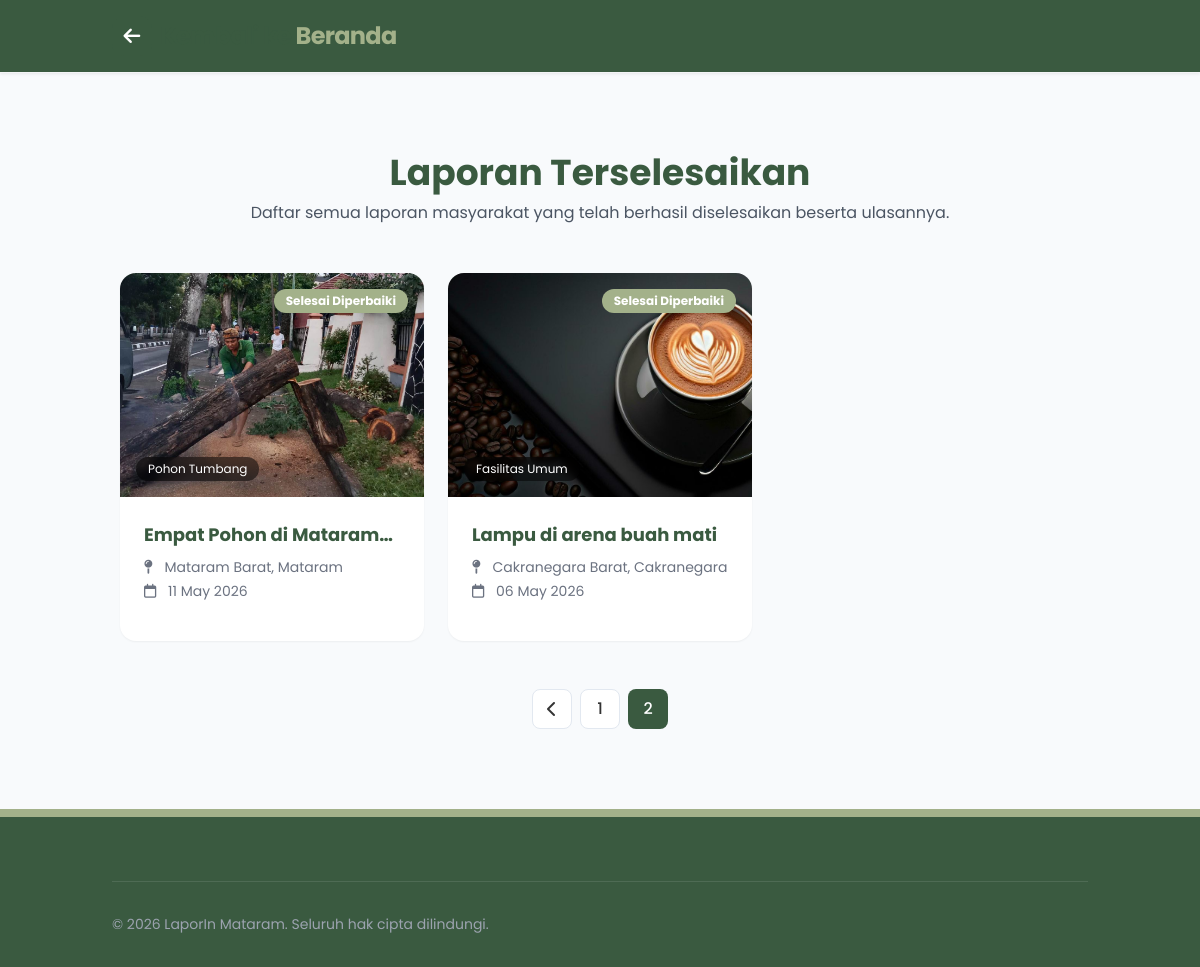
/semuaLaporan.php?page=2, run on the app's committed database.
### tables this page shows
CREATE TABLE `laporan` (
  `id` int(11) NOT NULL,
  `user_id` int(11) NOT NULL,
  `judul` varchar(100) NOT NULL,
  `kategori` varchar(50) NOT NULL,
  `deskripsi` text NOT NULL,
  `foto` varchar(255) DEFAULT NULL,
  `rating` int(1) DEFAULT NULL,
  `ulasan` text DEFAULT NULL,
  `alamat` text NOT NULL,
  `kecamatan` varchar(50) NOT NULL,
  `kelurahan` varchar(50) NOT NULL,
  `latitude` decimal(10,8) DEFAULT NULL,
  `longitude` decimal(11,8) DEFAULT NULL,
  `status` enum('Menunggu','Diproses','Selesai','Ditolak') DEFAULT 'Menunggu',
  `tanggal` timestamp NOT NULL DEFAULT current_timestamp()
);

### semuaLaporan.php (the view, shortened to what this page needs)
<?php
require __DIR__ . '/database/conection.php';
$limit = 6;
$page = isset($_GET['page']) ? (int)$_GET['page'] : 1;
$offset = ($page - 1) * $limit;
$total_query = $pdo->query("SELECT COUNT(*) FROM laporan WHERE status = 'Selesai'");
$total_rows = $total_query->fetchColumn();
$total_pages = ceil($total_rows / $limit);
$query_laporan = $pdo->prepare("SELECT laporan.*, users.nama as nama_pelapor FROM laporan JOIN users ON laporan.user_id = users.id WHERE status = 'Selesai' ORDER BY tanggal DESC LIMIT :limit OFFSET :offset");
$query_laporan->bindValue(':limit', $limit, PDO::PARAM_INT);
$query_laporan->bindValue(':offset', $offset, PDO::PARAM_INT);
$query_laporan->execute();
?>
<!DOCTYPE html>
<html lang="id">
<head>
    <script src="https://cdn.tailwindcss.com"></script>
    <link rel="stylesheet" href="https://cdnjs.cloudflare.com/ajax/libs/font-awesome/6.4.0/css/all.min.css">
    <link rel="stylesheet" href="src/style.css">
</head>
<body class="bg-graybg">
<nav class="navbar bg-primary" style="background-color: var(--primary) !important;">
    <div class="container">
        <div class="navbar__inner">
            <a href="index.php" class="navbar__brand" style="color: white !important;">
                <span class="navbar__logo-icon">
                    <i class="fa-solid fa-arrow-left"></i>
                </span>
                <span class="navbar__brand-text">Kembali ke <span>Beranda</span></span>
            </a>
        </div>
    </div>
</nav>
<section class="py-20">
    <div class="container mx-auto px-4 lg:px-8">
        <div class="mb-12 text-center">
            <h2 class="text-3xl lg:text-4xl font-bold text-primary mb-2">Laporan Terselesaikan</h2>
            <p class="text-gray-600">Daftar semua laporan masyarakat yang telah berhasil diselesaikan beserta ulasannya.</p>
        </div>
        <div class="grid grid-cols-1 md:grid-cols-2 lg:grid-cols-3 gap-6">
            <?php if($query_laporan->rowCount() > 0): ?>
                <?php while($laporan = $query_laporan->fetch()): ?>
                <div class="bg-white rounded-2xl overflow-hidden shadow-sm group">
                    <div class="relative h-56 overflow-hidden">
                        <?php if(!empty($laporan['foto'])): ?>
                        <img src="uploads/foto_laporan/<?php echo $laporan['foto']; ?>"
                            alt="<?php echo htmlspecialchars($laporan['judul']); ?>"
                            class="w-full h-full object-cover group-hover:scale-110 transition-transform duration-500">
                        <?php else: ?>
                        <div class="w-full h-full bg-slate-200 flex items-center justify-center">
                            <i class="fa-solid fa-image text-4xl text-slate-400"></i>
                        </div>
                        <?php endif; ?>
                        <div class="absolute top-4 right-4 bg-accent text-white text-xs font-bold px-3 py-1 rounded-full">Selesai Diperbaiki</div>
                        <div class="absolute bottom-4 left-4 bg-black/50 text-white text-xs px-3 py-1 rounded-full backdrop-blur-sm">
                            <?php echo htmlspecialchars($laporan['kategori']); ?>
                        </div>
                    </div>
                    <div class="p-6 flex flex-col h-[calc(100%-14rem)]">
                        <h3 class="font-bold text-lg text-primary mb-2 line-clamp-1"><?php echo htmlspecialchars($laporan['judul']); ?></h3>
                        <p class="text-sm text-gray-500 mb-1">
                            <i class="fa-solid fa-map-pin mr-2"></i>
                            <?php echo htmlspecialchars($laporan['kelurahan'] . ', ' . $laporan['kecamatan']); ?>
                        </p>
                        <p class="text-sm text-gray-500 mb-4">
                            <i class="fa-regular fa-calendar mr-2"></i>
                            <?php echo date('d F Y', strtotime($laporan['tanggal'])); ?>
                        </p>
                    </div>
                </div>
                <?php endwhile; ?>
            <?php else: ?>
                <p class="text-gray-400 col-span-1 md:col-span-2 lg:col-span-3 text-center py-8">Belum ada laporan yang diselesaikan.</p>
            <?php endif; ?>
        </div>
        <?php if($total_pages > 1): ?>
        <div class="flex justify-center mt-12 gap-2">
            <?php if($page > 1): ?>
                <a href="?page=<?php echo $page - 1; ?>" class="w-10 h-10 flex items-center justify-center rounded-lg font-medium bg-white text-dark hover:bg-accent hover:text-white border border-slate-200 transition-colors">
                    <i class="fa-solid fa-chevron-left"></i>
                </a>
            <?php endif; ?>
            <?php for($i=1; $i<=$total_pages; $i++): ?>
                <a href="?page=<?php echo $i; ?>" class="w-10 h-10 flex items-center justify-center rounded-lg font-medium transition-colors <?php echo ($i == $page) ? 'bg-primary text-white' : 'bg-white text-dark hover:bg-accent hover:text-white border border-slate-200'; ?>">
                    <?php echo $i; ?>
                </a>
            <?php endfor; ?>
        </div>
        <?php endif; ?>
    </div>
</section>
<footer class="footer">
    <div class="container">
        <div class="footer__bottom">
            <p>&copy; 2026 LaporIn Mataram. Seluruh hak cipta dilindungi.</p>
        </div>
    </div>
</footer>
</body>
</html>

### src/style.css (style rules this page uses)
:root { --primary: #3a5a40; --primary-dark: #2b4330; --accent: #a3b18a; --white: #ffffff; --graybg: #f8fafc; --gray-100: #f3f4f6; --gray-200: #e5e7eb; --gray-300: #d1d5db; --gray-400: #9ca3af; --gray-500: #6b7280; --gray-600: #4b5563; --dark: #1e293b; --font: "Poppins", sans-serif; --radius-sm: 12px; --radius-md: 16px; --radius-lg: 24px; --radius-full: 9999px; --shadow-sm: 0 1px 3px rgba(0, 0, 0, 0.08); --shadow-md: 0 4px 16px rgba(0, 0, 0, 0.1); --shadow-lg: 0 10px 40px rgba(0, 0, 0, 0.13); --transition: all 0.3s ease; }
*, *::before, *::after { box-sizing: border-box; margin: 0; padding: 0; }
html { scroll-behavior: smooth; }
body { font-family: var(--font); background: var(--white); color: #333; -webkit-font-smoothing: antialiased; }
img { display: block; max-width: 100%; }
a { text-decoration: none; color: inherit; }
.container { width: 100%; max-width: 1200px; margin: 0 auto; padding: 0 1.5rem; }
.navbar { position: sticky; top: 0; z-index: 50; background: var(--white); border-bottom: 1px solid var(--gray-100); box-shadow: var(--shadow-sm); padding: 1rem 0; }
.navbar__inner { display: grid; grid-template-columns: 1fr auto 1fr; align-items: center; }
.navbar__brand { display: flex; align-items: center; gap: 0.5rem; }
.navbar__logo-icon { width: 40px; height: 40px; background: var(--primary); border-radius: 12px; display: flex; align-items: center; justify-content: center; color: var(--white); font-size: 1.2rem; transition: var(--transition); flex-shrink: 0; }
.navbar__brand-text { font-size: 1.5rem; font-weight: 700; color: var(--primary); letter-spacing: -0.03em; }
.navbar__brand-text span { color: var(--accent); }
.footer { background: var(--primary); color: var(--white); padding: 4rem 0 2rem; border-top: 8px solid var(--accent); }
.footer__bottom { border-top: 1px solid rgba(255, 255, 255, 0.1); padding-top: 2rem; display: flex; flex-wrap: wrap; justify-content: space-between; align-items: center; gap: 1rem; }
.footer__bottom p { color: #9ca3af; font-size: 0.875rem; }

### data on the page
laporan: foto (picture), kategori "Pohon Tumbang", judul "Empat Pohon di…", kelurahan+kecamatan "Mataram Barat, Mataram", tanggal "11 May 2026"
laporan: foto (picture), kategori "Fasilitas Umum", judul "Lampu di arena buah mati", kelurahan+kecamatan "Cakranegara Barat, Cakranegara", tanggal "06 May 2026"
